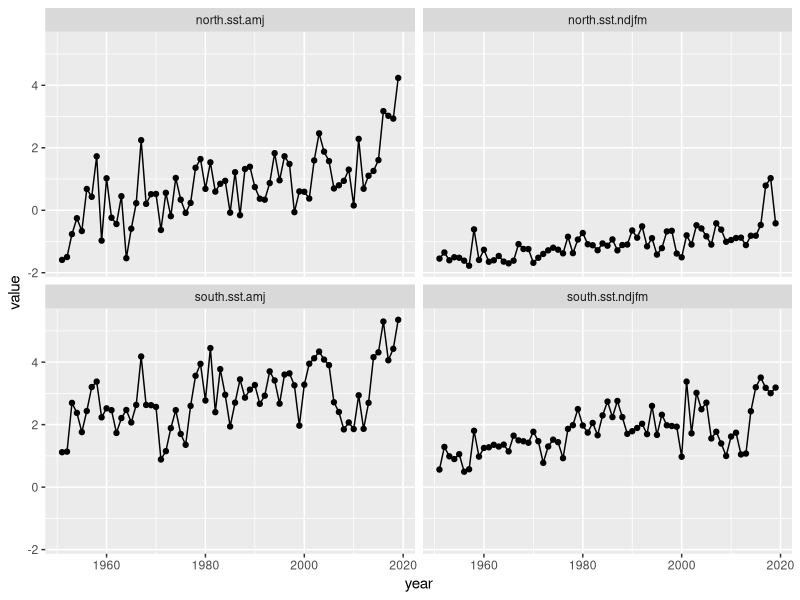
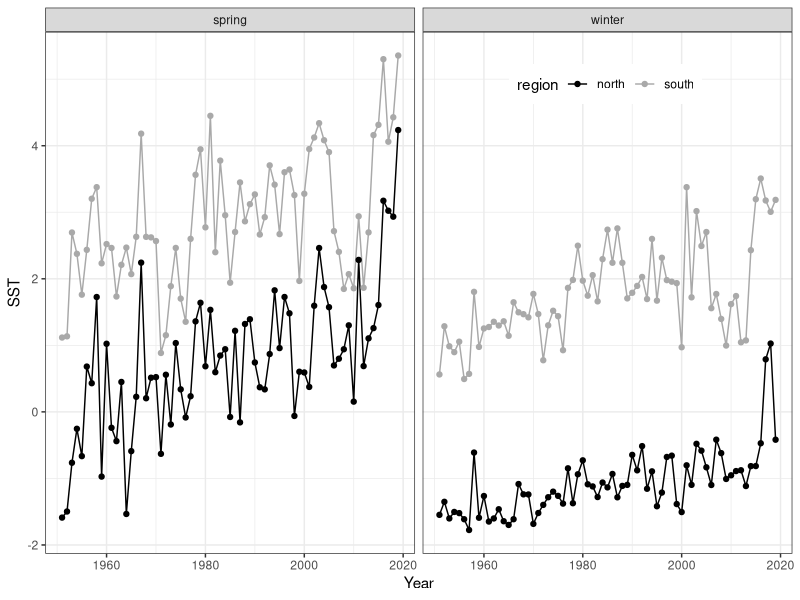

R code for these plots, in order:
library(tidyverse)

dat <- read.csv("./data/climate data.csv")

head(dat)

dat <- dat %>%
  select(year, south.sst.ndjfm, south.sst.amj, north.sst.ndjfm, north.sst.amj) %>%
  pivot_longer(cols = -year)

ggplot(dat, aes(year, value)) +
  geom_line() +
  geom_point() +
  facet_wrap(~name, ncol=2)

dat$season <- NA

dat$season[which(dat$name=="south.sst.ndjfm" | dat$name=="north.sst.ndjfm")] <- "winter"
dat$season[which(dat$name=="south.sst.amj" | dat$name=="north.sst.amj")] <- "spring"

dat$region <- NA

dat$region[which(dat$name=="south.sst.ndjfm" | dat$name=="south.sst.amj")] <- "south"
dat$region[which(dat$name=="north.sst.ndjfm" | dat$name=="north.sst.amj")] <- "north"


ggplot(dat, aes(year, value, colour=region)) +
  geom_line() +
  geom_point() +
  facet_wrap(~season) + ylab("SST") + xlab("Year") + theme_bw() +
  theme(legend.position = c(0.75, 0.9), legend.direction = "horizontal") +
  scale_colour_manual(values=c("black", "dark grey"))
